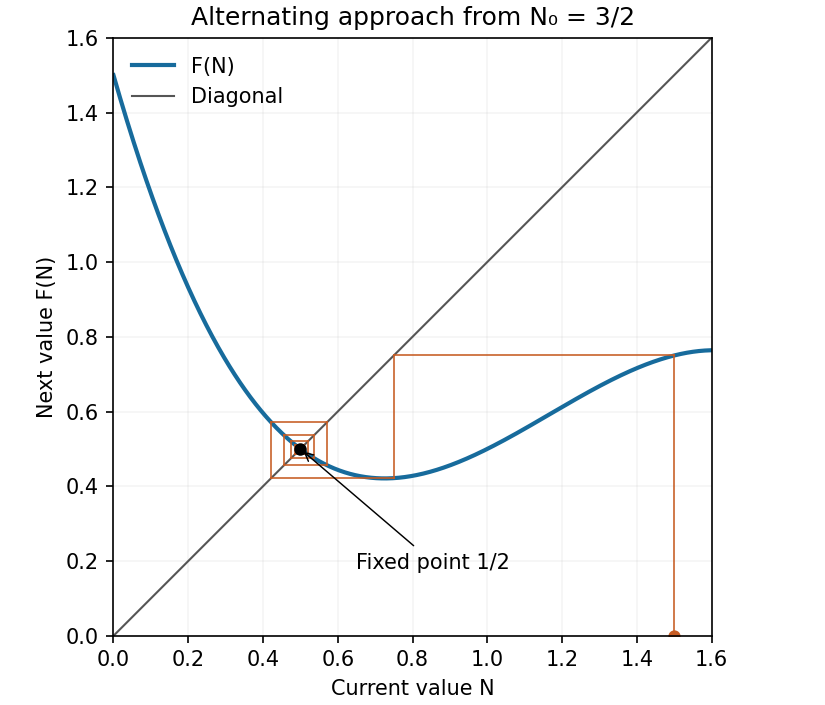

This chart was generated by the following Python code:
"""Original cobweb. Python3.14.4; root pyproject dependencies. Output: CWD."""
import matplotlib
matplotlib.use('Agg')
import matplotlib.pyplot as plt
import numpy as np
F=lambda n:(n-.5)*(n-1)*(2-n)+.5
fig,ax=plt.subplots(figsize=(5.5,4.7),layout='constrained',facecolor='white')
n=np.linspace(0,1.6,800);ax.plot(n,F(n),color='#176b9c',lw=2,label='F(N)');ax.plot(n,n,color='#555555',lw=1,label='Diagonal')
x=1.5;y=0
for k in range(24):
 z=F(x);ax.plot([x,x],[y,z],color='#c65b22',lw=.9,alpha=.85);ax.plot([x,z],[z,z],color='#c65b22',lw=.9,alpha=.85);x,y=z,z
ax.scatter([.5],[.5],color='black',s=25,zorder=5);ax.annotate('Fixed point 1/2',xy=(.5,.5),xytext=(.65,.18),arrowprops=dict(arrowstyle='->',lw=.7),fontsize=10)
ax.scatter([1.5],[0],color='#c65b22',s=24);ax.set(xlim=(0,1.6),ylim=(0,1.6),xlabel='Current value N',ylabel='Next value F(N)',title='Alternating approach from N₀ = 3/2',aspect='equal');ax.legend(frameon=False,loc='upper left');ax.grid(alpha=.12)
fig.savefig('2008-cubic-cobweb.png',dpi=150,facecolor='white')
